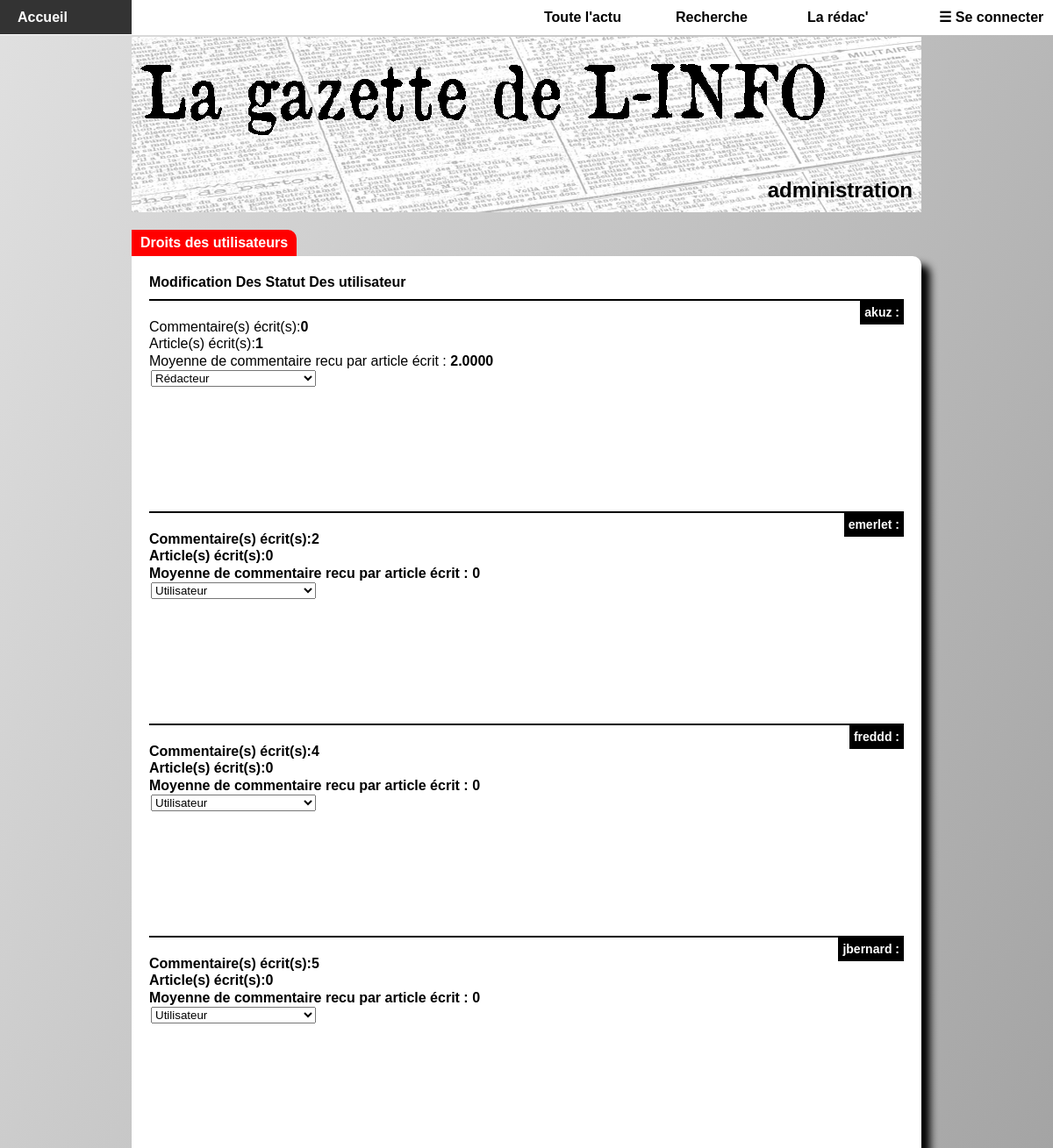
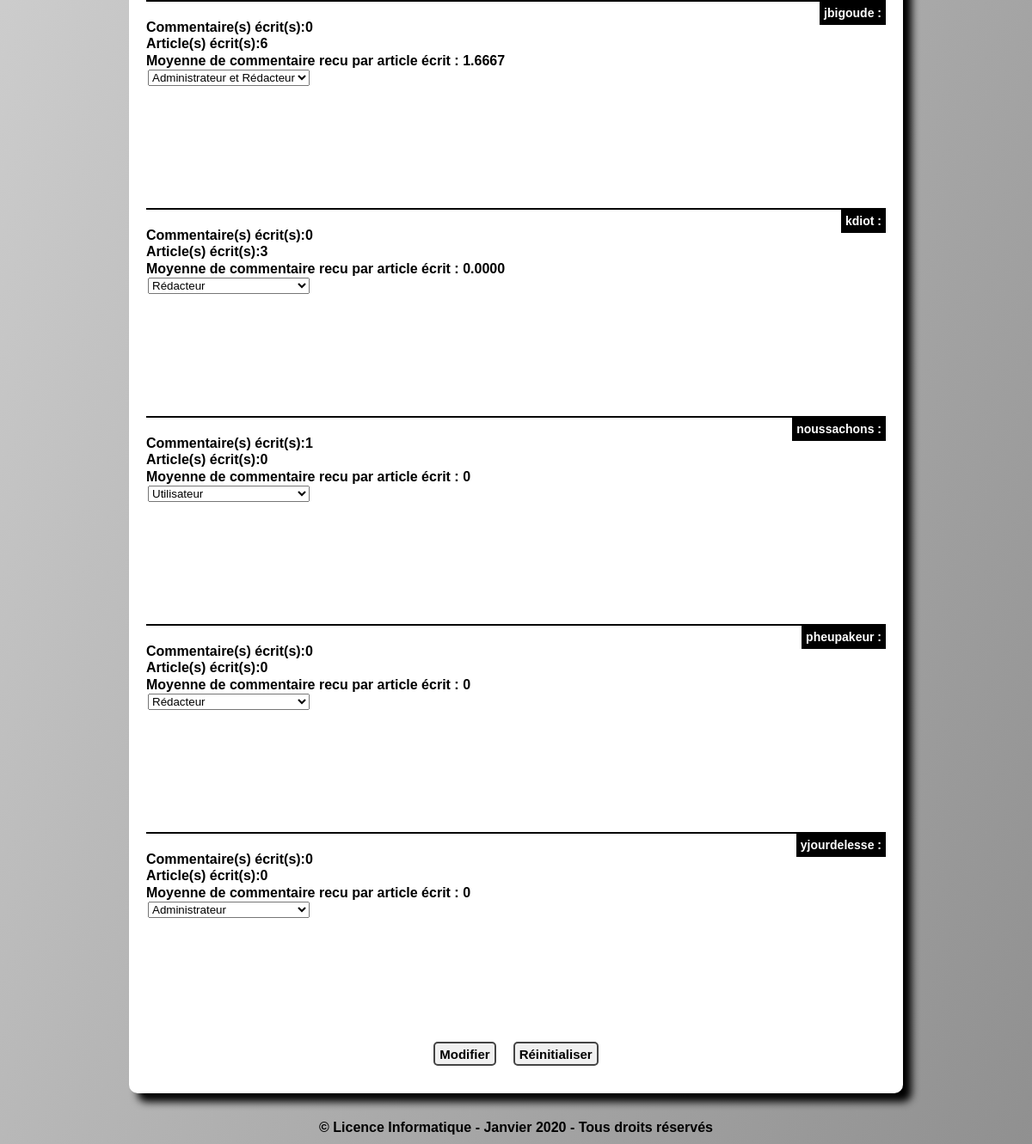
Screenshot of /php/admin.php with the database file from the repository (2 pictures, top to bottom).
### tables this page shows
CREATE TABLE `utilisateur` (
  `utPseudo` char(20) NOT NULL,
  `utNom` char(50) NOT NULL,
  `utPrenom` char(60) NOT NULL,
  `utEmail` char(255) NOT NULL,
  `utPasse` char(255) NOT NULL,
  `utDateNaissance` int(8) unsigned NOT NULL,
  `utStatut` tinyint(1) unsigned NOT NULL DEFAULT '0',
  `utCivilite` ENUM('h','f') NOT NULL,
  `utMailsPourris` tinyint(1) unsigned NOT NULL DEFAULT '0',
  PRIMARY KEY(`utPseudo`),
  UNIQUE KEY utEmail (`utEmail`)
);

### php/admin.php (the view, shortened to what this page needs)
<?php
require_once('./bibli_gazette.php');
require_once('./bibli_generale.php');
$bd = em_bd_connecter();
$sql="SELECT COUNT(coID) as Nombre_Commentaire, COUNT(arID) as Nombre_Article,utPseudo, utStatut FROM commentaire RIGHT JOIN utilisateur ON coAuteur=utPseudo LEFT JOIN article ON arAuteur=utPseudo GROUP BY utPseudo";
$res = mysqli_query($bd, $sql) or em_bd_erreur($bd, $sql);
$sql="SELECT utPseudo ,COUNT(coID)/ COUNT( DISTINCT ArID) as Moyenne FROM article LEFT OUTER JOIN commentaire ON arID = coArticle RIGHT OUTER JOIN utilisateur ON arAuteur=utPseudo GROUP BY utPseudo";
$res2 = mysqli_query($bd, $sql) or em_bd_erreur($bd, $sql);
ah_affiche_Droit($res,$res2);
function ah_affiche_Droit($res,$res2){
    echo '<main>';
    echo '<section>',
        '<h2>Droits des utilisateurs</h2>',
        '<p><strong>Modification Des Statut Des utilisateur</strong></p>',
        '<form action="administration.php" method="post">';
echo '<table>';
 while(($tabC=mysqli_fetch_row($res)) && ($tabM=mysqli_fetch_assoc($res2))){
echo '<article class="redacteur"> <h4>',$tabC[2],' :</h4> Commentaire(s) écrit(s):<strong>',$tabC[0],'</strong><br>  Article(s) écrit(s):<strong>',$tabC[1],'</strong><br>';
    if($tabM['Moyenne']==NULL ){
    echo 'Moyenne de commentaire recu par article écrit : <strong>0<br></strong>';
    }else{
    echo 'Moyenne de commentaire recu par article écrit : <strong>',$tabM['Moyenne'],'<br>';
    }
    em_aff_liste($tabC[2],array(0=>'Utilisateur',1=>'Rédacteur',2=>'Administrateur',3=>'Administrateur et Rédacteur'),$tabC[3]);
    echo '<br><br></article>';
    }
echo   '<tr>','<td colspan="2">',
'<input type="submit" name="btnModifier" value="Modifier">',
'<input type="reset" value="Réinitialiser">',
'</td>','</tr></table>','</form>','</section>' ,'</main>';
}
?>

### php/bibli_generale.php (shortened to what this page needs)
<?php
function em_aff_liste($nom, $options, $defaut) {
    echo '<select name="', $nom, '">';
    foreach ($options as $valeur => $libelle) {
        echo '<option value="', $valeur, '"', (($defaut == $valeur) ? ' selected' : '') ,'>', $libelle, '</option>';
    }
    echo '</select>';
}
?>

### styles/gazette.css (style rules this page uses)
html, body, div, span, applet, object, iframe, h1, h2, h3, h4, h5, h6, p, blockquote, pre, a, abbr, acronym, address, big, cite, code, del, dfn, em, img, ins, kbd, q, s, samp, small, strike, strong, sub, sup, tt, var, b, u, i, center, dl, dt, dd, ol, ul, li, fieldset, form, label, legend, table, caption, tbody, tfoot, thead, tr, th, td, article, aside, canvas, details, embed, figure, figcaption, footer, header, hgroup, menu, nav, output, ruby, section, summary, time, mark, audio, video { margin: 0; padding: 0; border: 0; font-size: 100%; font: inherit; vertical-align: baseline; }
article, aside, details, figcaption, figure, footer, header, hgroup, menu, nav, section { display: block; }
body { line-height: 1; }
table { border-collapse: collapse; border-spacing: 0; }
body { font-family: Trebuchet, arial, verdana, sans-serif; line-height: 1.2; background: #EEE; background: linear-gradient(to bottom right, #E0E0E0, #909090); }
strong { font-weight: bold; }
h4 { font-weight: bold; font-size: 14px; }
body > header, main, body > footer { width: 900px; margin: 0px auto; background-color: transparent; }
p, blockquote { text-align: justify; margin: 10px auto; }
section { position: relative; margin: 50px 0 60px 0; background-color: white; padding: 10px 20px; border-radius: 0 10px 10px 10px; box-shadow: 10px 10px 10px #000; }
section:last-of-type { margin-bottom: 30px; }
section > h2 { position: absolute; top: -30px; left: 0px; height: 20px; background: red; color: white; font-weight: bold; font-size: 16px; width: auto; border-radius: 0 10px 0 0; padding: 5px 10px; }
section article.redacteur { position: relative; margin: 10px auto; min-height: 200px; }
section article.redacteur:not(:only-of-type) { border-top: solid 2px #000; padding-top: 20px; }
section article.redacteur:not(:last-of-type) { padding-bottom: 10px; }
section article.redacteur h4 { position: absolute; width: auto; text-align: right; right: 0px; padding: 5px; background: black; color: white; top: 0px; }
form select { margin: 0 2px; }
form table { min-width: 500px; margin: 15px auto; }
form table td { padding: 7px; width: 250px; }
form td[colspan] { text-align: center; }
form input[type=submit], form input[type=reset] { margin: 0px 10px; width: auto; text-align: center; height: 28px; background-color: #f0f0f0; font-size: 15px; font-weight: bold; border: solid 2px #444; border-radius: 5px; padding: 2px 5px; min-width: 30px; cursor: pointer; }

### rows the page displays
utilisateur: utPseudo "akuz", tabC "0", tabC "1", Moyenne "2.0000", utStatut+utPseudo "Rédacteur"
utilisateur: utPseudo "emerlet", tabC "2", tabC "0", shows "Moyenne de commentaire recu par article écrit :", utStatut+utPseudo "Utilisateur"
utilisateur: utPseudo "freddd", tabC "4", tabC "0", shows "Moyenne de commentaire recu par article écrit :", utStatut+utPseudo "Utilisateur"
utilisateur: utPseudo "jbernard", tabC "5", tabC "0", shows "Moyenne de commentaire recu par article écrit :", utStatut+utPseudo "Utilisateur"
utilisateur: utPseudo "jbigoude", tabC "0", tabC "6", Moyenne "1.6667", utStatut+utPseudo "Administrateur et Rédacteur"
utilisateur: utPseudo "kdiot", tabC "0", tabC "3", Moyenne "0.0000", utStatut+utPseudo "Rédacteur"
utilisateur: utPseudo "noussachons", tabC "1", tabC "0", shows "Moyenne de commentaire recu par article écrit :", utStatut+utPseudo "Utilisateur"
utilisateur: utPseudo "pheupakeur", tabC "0", shows "Moyenne de commentaire recu par article écrit :", utStatut+utPseudo "Rédacteur"
utilisateur: utPseudo "yjourdelesse", tabC "0", shows "Moyenne de commentaire recu par article écrit :", utStatut+utPseudo "Administrateur"

### other values shown
$h1 "administration"
